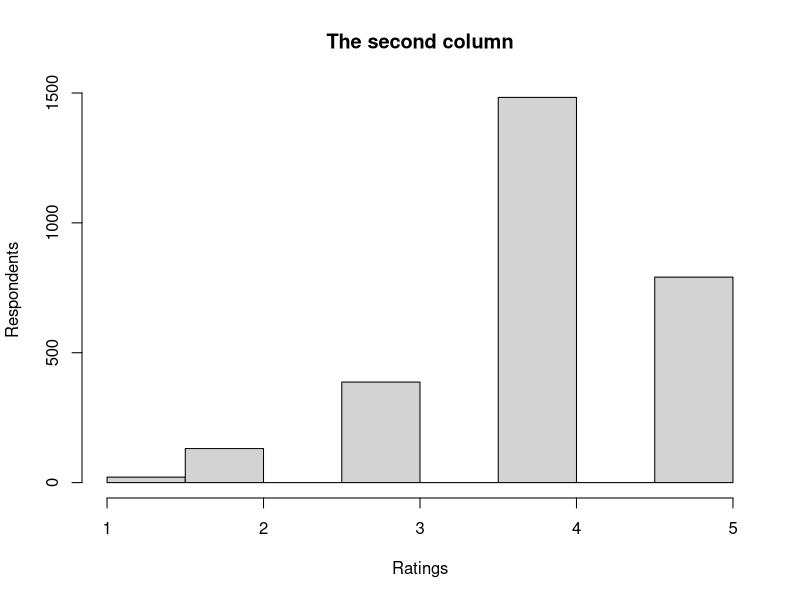

Generate this figure with R:
## ---- chunk 1
ProjectData <- read.csv(file = "data/Boats.csv", header = TRUE, sep=";")
## ---- chunk 2
print(colnames(ProjectData)[2])
mean(ProjectData[,2])
sd(ProjectData[,2])
range(ProjectData[,2])
min(ProjectData[,2])
max(ProjectData[,2])
quantile(ProjectData[,2],0.1)
quantile(ProjectData[,2],0.5)
quantile(ProjectData[,2],0.9)
summary(ProjectData[,2])
## ---- chunk 3
hist(ProjectData[,2], main = "The second column", xlab = "Ratings", ylab = "Respondents")
## ---- chunk 4
tmp = ProjectData[,2:10]
colnames(tmp) <- 2:10
print(round(cor(tmp),2))
